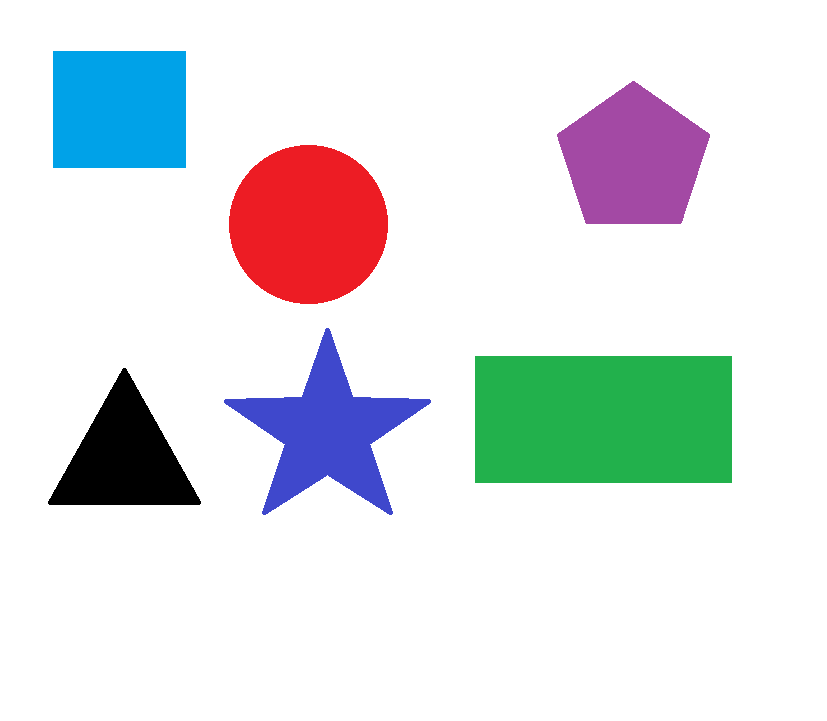
#> input picture digital_image_process_midterm/photo_video/shape.png, 827 x 721 px, found by its file name
$ jupyter execute ex31.ipynb
#> lines starting #> are read from the running program, lines starting #| are printed output that depends on the picture; after the words box and inside, x2 and y2 are one past the last pixel; in counts of white or black regions, pixels touching at a corner belong together
[cell 1]
import numpy as np
import cv2

[cell 2]
img = cv2.imread('shape.png')
#> img is the input picture: shape (721, 827, 3); mean B, G, R 229.1, 227, 224
imgGray = cv2.cvtColor(img, cv2.COLOR_BGR2GRAY)
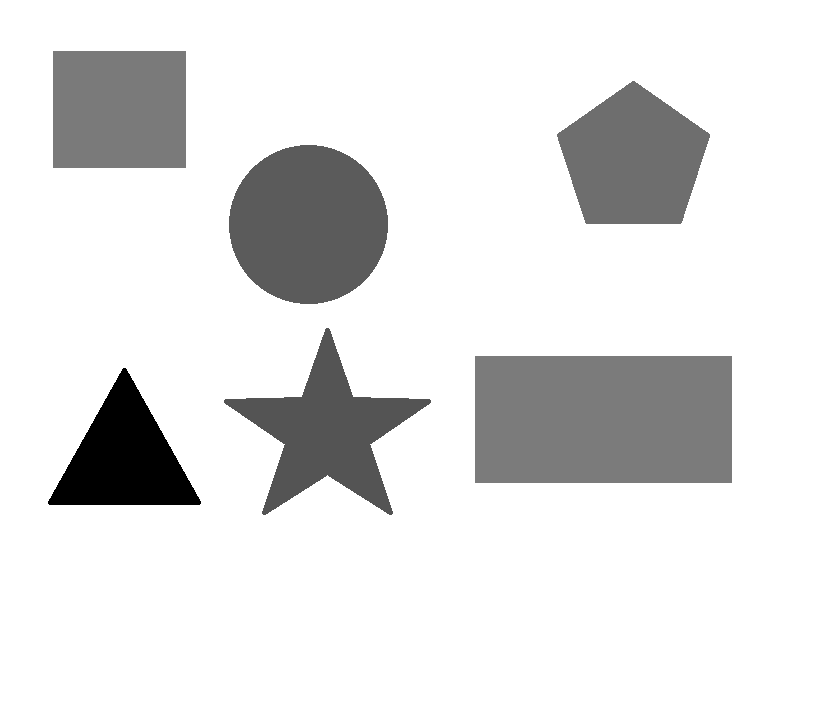
#> imgGray: shape (721, 827); min 0, max 255, mean 226.4
ret, thresh = cv2.threshold(imgGray, 240, 255, cv2.THRESH_BINARY_INV)
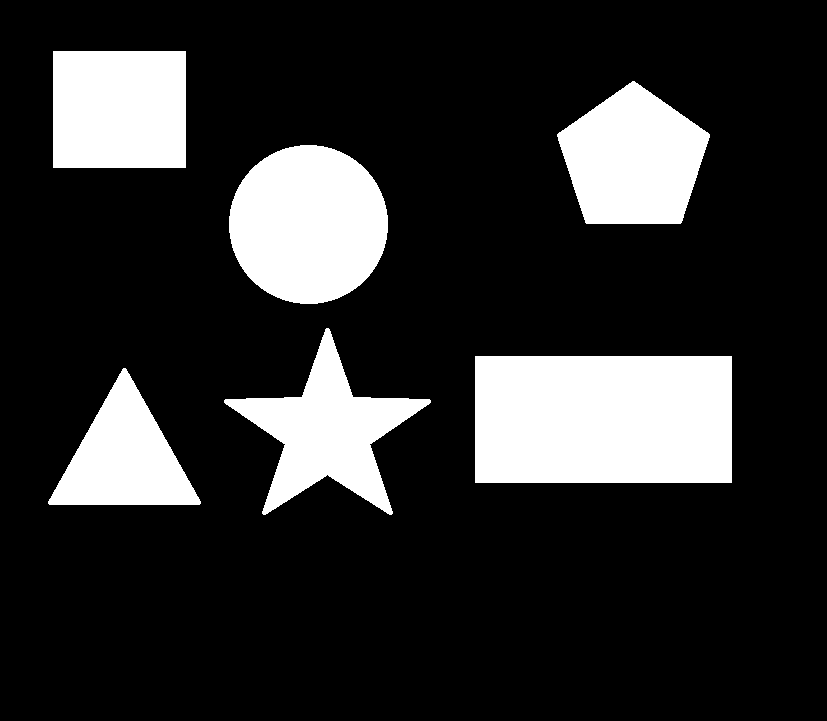
#> thresh: shape (721, 827); 18.2% white; 6 white regions
contours, _ = cv2.findContours(thresh, cv2.RETR_TREE, cv2.CHAIN_APPROX_NONE) #6 contours
#> contours = 6 contours; box (x1, y1, x2, y2) and area: (475, 356, 732, 483) 32256, (229, 145, 388, 304) 19626, (53, 51, 186, 168) 15312, (557, 81, 710, 224) 15112, (224, 328, 431, 515) 13929, (48, 368, 201, 505) 10692

[cell 3]
cv2.imshow("img", img)

[cell 4]
for contour in contours:
    approx = cv2.approxPolyDP(contour, 0.01*cv2.arcLength(contour, True), True)
    cv2.drawContours(img, [approx], 0, (0, 0, 0), 5) #black
    x = approx.ravel()[0]
    y = approx.ravel()[1]-15
    if len(approx) == 3:
        cv2.putText(img, "Triangle", (x, y), cv2.FONT_HERSHEY_COMPLEX, 0.5, (0,0,0))
    elif len(approx) == 4:
        x1, y1, w, h = cv2.boundingRect(approx)
        aspectRatio = float(w)/h
        if aspectRatio >= 0.95 and aspectRatio <= 1.05 :
            cv2.putText(img, "square", (x, y), cv2.FONT_HERSHEY_COMPLEX, 0.5, (0,0,0))
        else:
            cv2.putText(img, "rectangle", (x, y), cv2.FONT_HERSHEY_COMPLEX, 0.5, (0,0,0))

    elif len(approx) == 5:
        cv2.putText(img, "Pentagon", (x, y), cv2.FONT_HERSHEY_COMPLEX, 0.5, (0,0,0))
    elif len(approx) == 10:
        cv2.putText(img, "Star", (x, y), cv2.FONT_HERSHEY_COMPLEX, 0.5, (0,0,0))
    else:
        cv2.putText(img, "Circle", (x, y), cv2.FONT_HERSHEY_COMPLEX, 0.5, (0,0,0))
#> this loop made 6 passes
#> (approx, x, y, x1, y1, w, h, aspectRatio) on passes 2, 6: ([[475, 356], [475, 482], [731, 482], [731, 356]], 475, 341, 475, 356, 257, 127, 2.02), ([[53, 51], [53, 167], [185, 167], [185, 51]], 53, 36, 53, 51, 133, 117, 1.14)
#> (x, y) on passes 3 to 5: (224, 385), (300, 130), (557, 119)
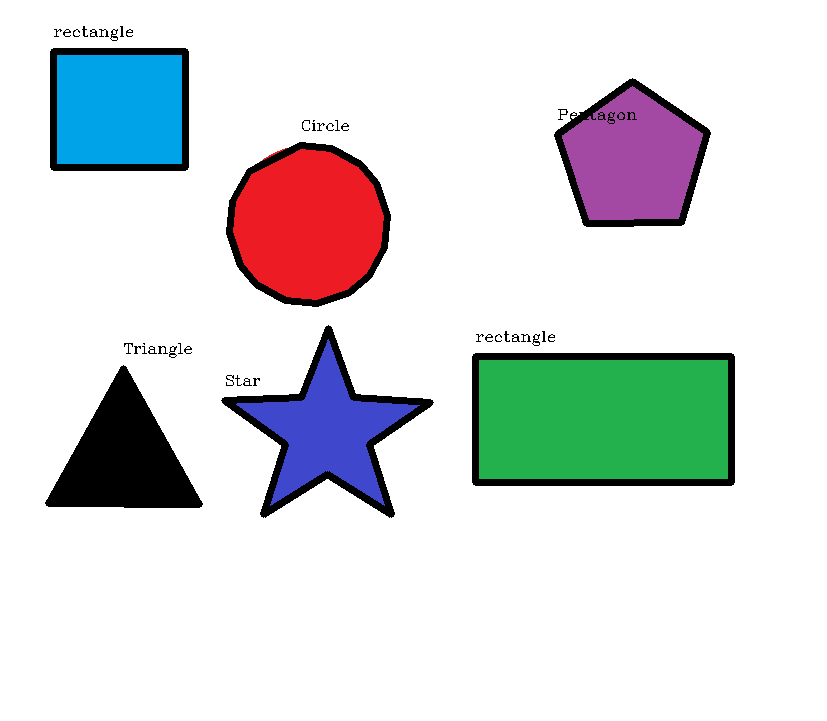
#> img: shape (721, 827, 3); 3.81% of pixels changed, all inside (x1, y1, x2, y2) = (45, 26, 735, 518)

cv2.imshow("shape", img)
cv2.waitKey(0)
cv2.destroyAllWindows()

$ run again, with digital_image_process_midterm/photo_video/chessboard.png copied over digital_image_process_midterm/photo_video/shape.png
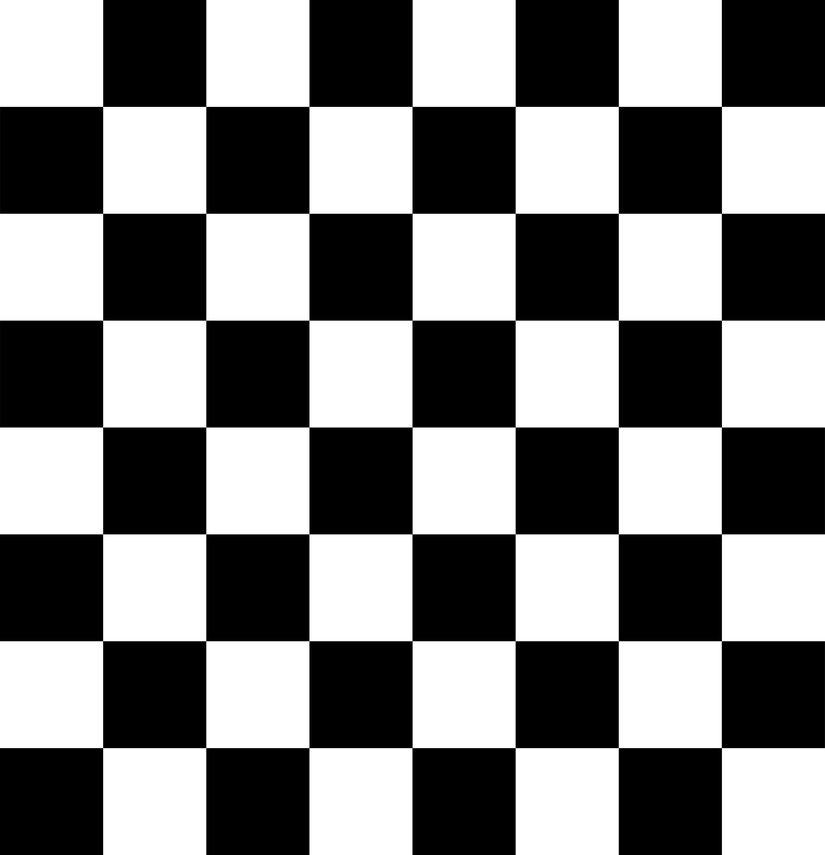
#> input picture digital_image_process_midterm/photo_video/chessboard.png, 825 x 855 px, shrunk from 3595 x 3723 before the run, found by its file name
#> img is the input picture: shape (855, 825, 3); min 0, max 255, mean 127.5
#> `ret, thresh = cv2.threshold(imgGray, 240, 255, cv2.THRESH_BINARY_INV)`:
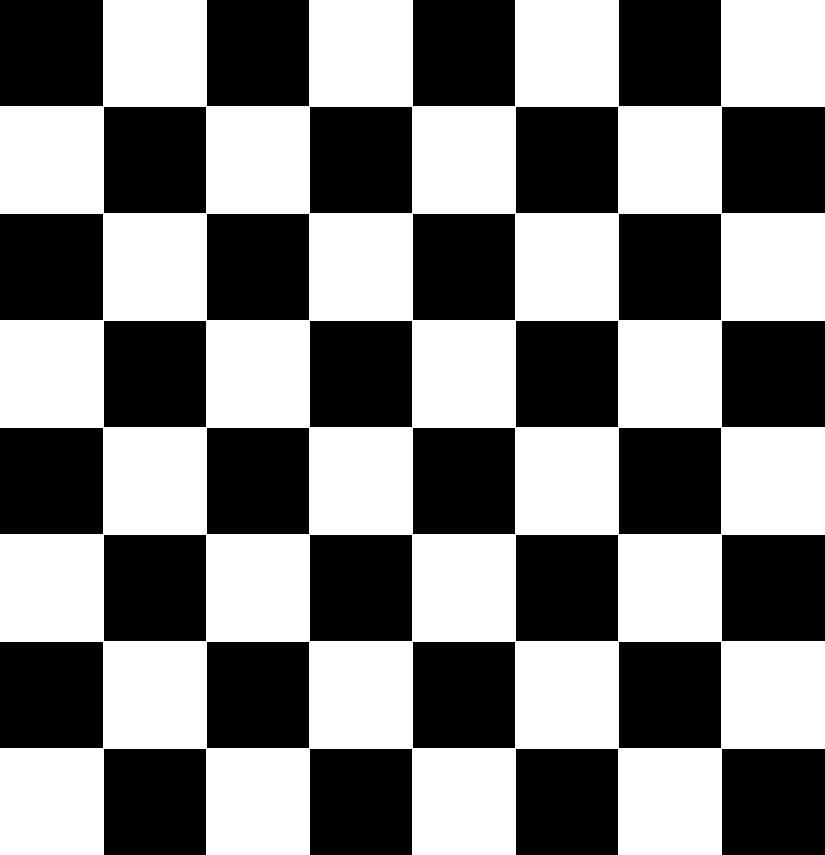
#> thresh: shape (855, 825); 50.8% white; 32 black regions
#> contours = 19 contours; largest, box (x1, y1, x2, y2) and area: (0, 0, 825, 855) 550239, (618, 641, 722, 749) 11019, (412, 641, 516, 749) 11019, (206, 641, 310, 749) 11019, (515, 534, 619, 642) 11019
#> the loop `for contour in contours:` made 19 passes
#> (approx, x, y, x1, y1) on passes 2 to 7: ([[619, 641], [721, 642], [720, 748], [618, 747]], 619, 626, 618, 641), ([[413, 641], [515, 642], [514, 748], [412, 747]], 413, 626, 412, 641), ([[207, 641], [309, 642], [308, 748], [206, 747]], 207, 626, 206, 641), ([[516, 534], [618, 535], [617, 641], [515, 640]], 516, 519, 515, 534), ([[310, 534], [412, 535], [411, 641], [309, 640]], 310, 519, 309, 534), ([[104, 534], [206, 535], [205, 641], [103, 640]], 104, 519, 103, 534)
#> after the loop `for contour in contours:`:
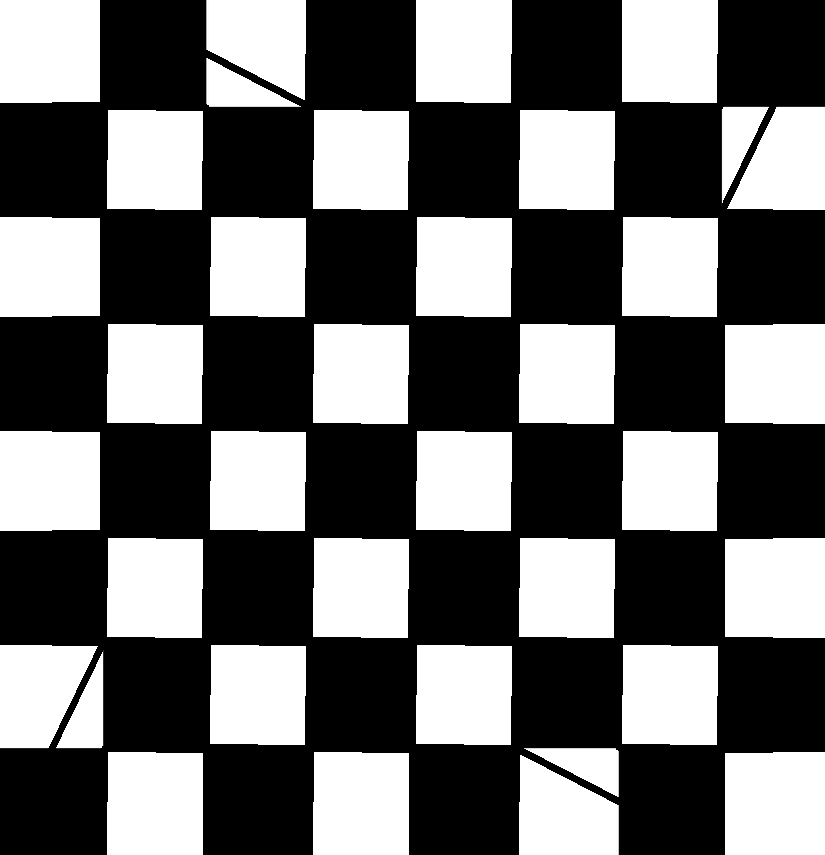
#> img: shape (855, 825, 3); 8.68% of pixels changed, all inside (x1, y1, x2, y2) = (0, 0, 825, 855)
